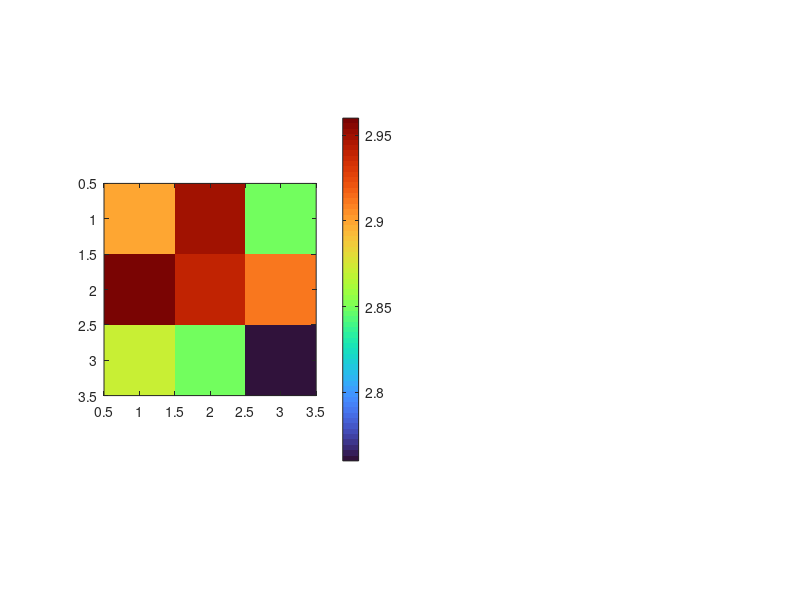

Recreate this plot in MATLAB. (Note: this script raises an error after producing the figure.)
% =========================================================================
% TÍTULO: Mapas de Calor - Comparación Peak-to-Peak vs RMS por Mediciones
% DESCRIPCIÓN: Script automatizado para generar mapas de calor
%              comparativos (PTP y RMS) para diferentes fuentes.
% =========================================================================

clear; clc; close all;

%% 1. ENTRADA DE DATOS EXPERIMENTALES
%% ------------------ MEDICIÓN 1 ------------------
% Peak-to-Peak
F1_ptp = [2.90 2.95 2.85;
          2.96 2.94 2.91;
          2.87 2.85 2.76];
F2_ptp = [4.49 4.64 4.75;
          4.54 4.65 4.56;
          4.78 4.50 4.73];
FC_ptp = [4.92 5.04 5.13;
          4.88 5.04 4.98;
          4.88 4.95 5.08];
% RMS
F1_rms = [1.063 1.082 1.046;
          1.080 1.070 1.064;
          1.047 1.052 1.020];
F2_rms = [1.621 1.670 1.703;
          1.632 1.671 1.643;
          1.701 1.617 1.692];
FC_rms = [1.369 1.412 1.457;
          1.367 1.402 1.407;
          1.367 1.392 1.439];

%% ------------------ MEDICIÓN 2 ------------------
% Peak-to-Peak
F1_ptp2 = [3.03 2.92 3.02;
           2.85 2.92 2.97;
           2.82 2.73 2.90];
F2_ptp2 = [4.84 4.95 4.97;
           4.78 4.86 4.91;
           4.70 4.80 4.84];
FC_ptp2 = [5.18 5.25 5.32;
           5.09 5.17 5.18;
           5.08 5.11 5.13];
% RMS
F1_rms2 = [1.104 1.074 1.109;
           1.042 1.077 1.103;
           1.034 0.996 1.070];
F2_rms2 = [1.730 1.764 1.770;
           1.710 1.736 1.751;
           1.677 1.712 1.730];
FC_rms2 = [1.441 1.489 1.518;
           1.444 1.465 1.490;
           1.446 1.463 1.461];

%% 2. ORGANIZACIÓN DE CASOS
casos = {
    F1_ptp,  F1_rms,  'Medicion_1_Fuente_1',         'Medición 1 - Fuente 1';
    F2_ptp,  F2_rms,  'Medicion_1_Fuente_2',         'Medición 1 - Fuente 2';
    FC_ptp,  FC_rms,  'Medicion_1_Fuentes_Comb',     'Medición 1 - Fuentes combinadas';
    F1_ptp2, F1_rms2, 'Medicion_2_Fuente_1',         'Medición 2 - Fuente 1';
    F2_ptp2, F2_rms2, 'Medicion_2_Fuente_2',         'Medición 2 - Fuente 2';
    FC_ptp2, FC_rms2, 'Medicion_2_Fuentes_Comb',     'Medición 2 - Fuentes combinadas';
};

%% 3. GENERACIÓN, FORMATO Y EXPORTACIÓN AUTOMÁTICA DE FIGURAS
for k = 1:size(casos,1)
    PTP    = casos{k,1};
    RMS    = casos{k,2};
    tag    = casos{k,3};
    nombre = casos{k,4};
    
    fig = figure('Color','w','Position',[100 100 1400 650]);
    
    %% --- Subplot 1: Peak-to-Peak ---
    subplot(1,2,1)
    imagesc(PTP)
    axis square
    axis ij                     
    colormap(gca,turbo)
    
    cb1 = colorbar;
    cb1.FontSize = 18;
    cb1.FontWeight = 'bold';
    
    title('Peak-to-Peak', 'FontSize', 22, 'FontWeight', 'bold', 'Color', 'k')
    
    xticks(1:3)
    yticks(1:3)
    xlabel('Columna', 'FontSize', 18, 'FontWeight', 'bold')
    ylabel('Fila', 'FontSize', 18, 'FontWeight', 'bold')
    
    set(gca, 'XTick', [1 2 3], 'YTick', [1 2 3], ...
             'XTickLabel', {'1','2','3'}, 'YTickLabel', {'1','2','3'}, ...
             'TickDir', 'out', 'FontSize', 18, 'FontWeight', 'bold', 'LineWidth', 2.5, 'XColor', 'k', 'YColor', 'k');
         
    for i=1:3
        for j=1:3
            text(j,i,sprintf('%.2f',PTP(i,j)),...
                'HorizontalAlignment','center',...
                'VerticalAlignment','middle',...
                'Color','w',...
                'FontWeight','bold',...
                'FontSize',24);
        end
    end
    
    %% --- Subplot 2: RMS ---
    subplot(1,2,2)
    imagesc(RMS)
    axis square
    axis ij                     
    colormap(gca,turbo)
    
    cb2 = colorbar;
    cb2.FontSize = 18;
    cb2.FontWeight = 'bold';
    
    title('RMS', 'FontSize', 22, 'FontWeight', 'bold', 'Color', 'k')
    
    xticks(1:3)
    yticks(1:3)
    xlabel('Columna', 'FontSize', 18, 'FontWeight', 'bold')
    ylabel('Fila', 'FontSize', 18, 'FontWeight', 'bold')
    
    set(gca, 'XTick', [1 2 3], 'YTick', [1 2 3], ...
             'XTickLabel', {'1','2','3'}, 'YTickLabel', {'1','2','3'}, ...
             'TickDir', 'out', 'FontSize', 18, 'FontWeight', 'bold', 'LineWidth', 2.5, 'XColor', 'k', 'YColor', 'k');
         
    for i=1:3
        for j=1:3
            text(j,i,sprintf('%.3f',RMS(i,j)),...
                'HorizontalAlignment','center',...
                'VerticalAlignment','middle',...
                'Color','w',...
                'FontWeight','bold',...
                'FontSize',24);
        end
    end
    
    sgtitle(nombre, 'FontSize', 26, 'FontWeight', 'bold', 'Color', 'k')
    
    % Exportar cada imagen 
    nombre_archivo = sprintf('mapa_%s.png', tag);
    exportgraphics(fig, nombre_archivo, 'Resolution', 300);
end

disp('Todas las figuras de PTP y RMS fueron generadas y exportadas exitosamente.');
